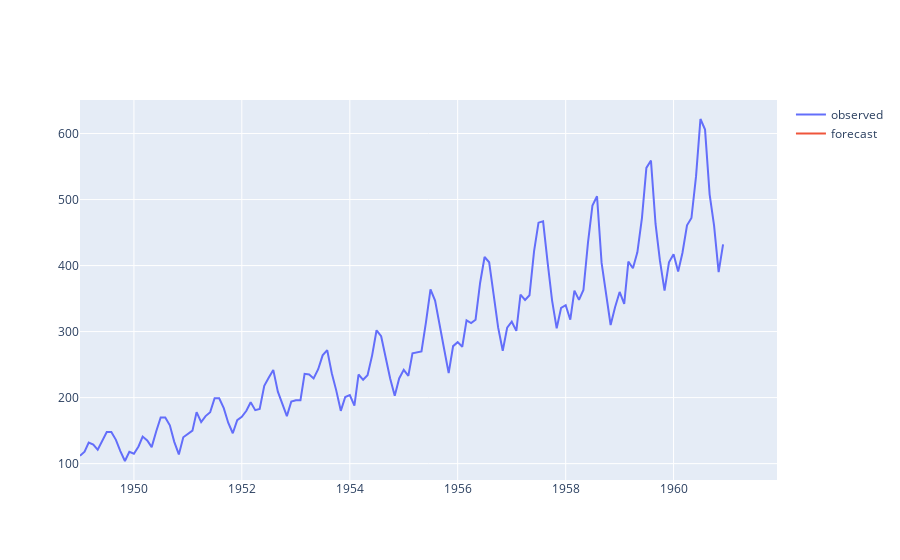

Notebook code cell kept with this figure:
### Code cell
# graph display
fig = go.Figure()
fig.add_trace(go.Scatter(x=df.index,
                         y=df.iloc[:,0],
                         mode="lines",
                         name='observed')) 
fig.add_trace(go.Scatter(x=df_pred.index, 
                         y=df_pred.iloc[:,0],
                         mode="lines",
                         name='forecast')) 
fig.show()

### Figure 1 — Plotly figure (JSON) as saved in the notebook; plotly's stock layout.template omitted (floating-point values rounded to 4 significant figures; data arrays with more than 128 entries replaced by an {"elided": "..."} marker saying what was removed)
{"data": [{"mode": "lines", "name": "observed", "type": "scatter", "x": {"elided": "144 str values"}, "y": {"elided": "144 int values"}}, {"mode": "lines", "name": "forecast", "type": "scatter", "x": ["1961-01-01T00:00:00", "1961-02-01T00:00:00", "1961-03-01T00:00:00", "1961-04-01T00:00:00", "1961-05-01T00:00:00", "1961-06-01T00:00:00", "1961-07-01T00:00:00", "1961-08-01T00:00:00", "1961-09-01T00:00:00", "1961-10-01T00:00:00", "1961-11-01T00:00:00", "1961-12-01T00:00:00"], "y": [null, null, null, null, null, null, null, null, null, null, null, null]}], "layout": {}}
